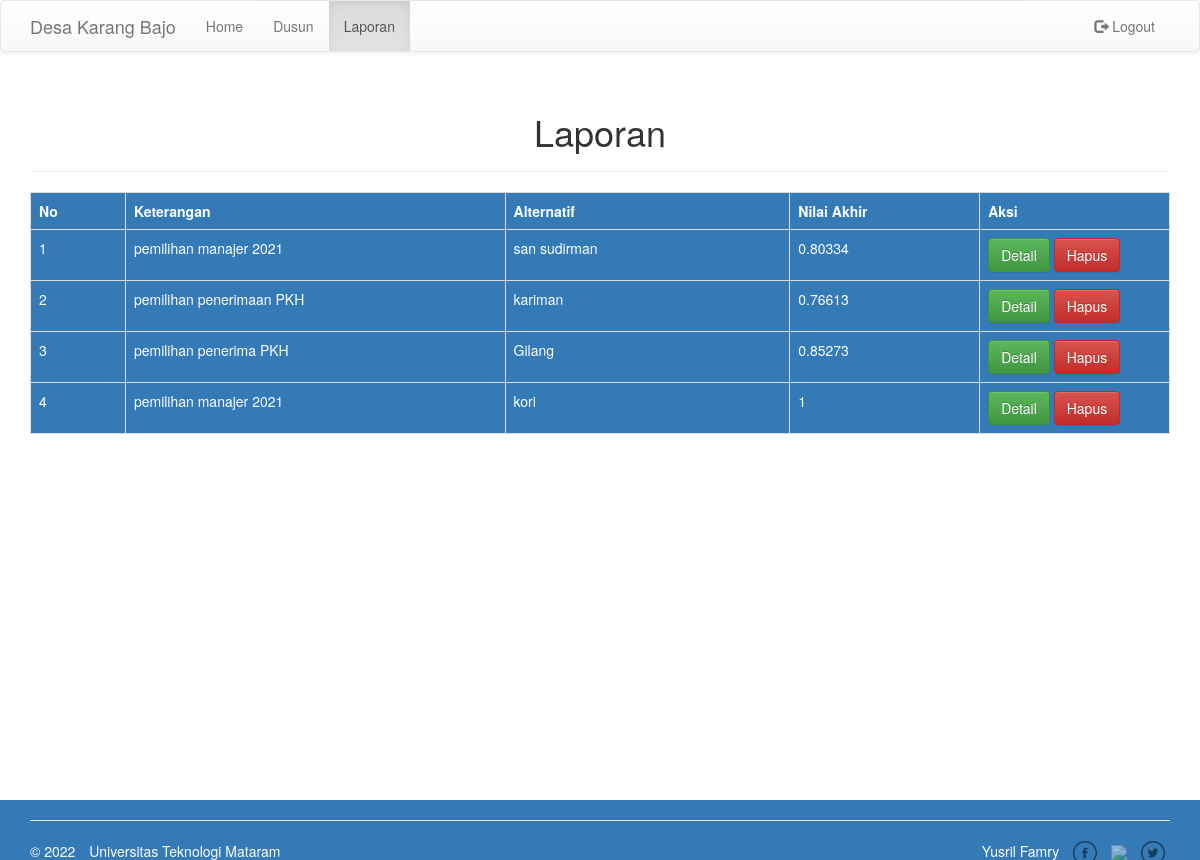
Screenshot of /laporan.php (signed in) with the database file from the repository.
### tables this page shows
CREATE TABLE `hasil` (
  `id_pemilihan` int(11) NOT NULL,
  `alternatif` varchar(255) NOT NULL,
  `v` double NOT NULL
);

CREATE TABLE `pemilihan` (
  `id` int(11) NOT NULL,
  `keterangan` varchar(255) NOT NULL,
  `tanggal` date NOT NULL,
  `status` varchar(20) NOT NULL
);

### laporan.php (the view, shortened to what this page needs)
<?php
require './includes/config.php';
$req = $dbc->prepare("SELECT * FROM pemilihan a INNER JOIN hasil b ON a.id = b.id_pemilihan");
$req->execute();
$pemilihan = $req->fetchAll();
include './includes/header.php';
?>
<div class="col-md-12">
    <div class="page-header text-center">
        <h1>Laporan</h1>
    </div>
    <?php
    if ($pemilihan) {
    ?>
    <table class="table table-bordered bg-primary">
        <tr>
            <th class="col-md-1">No</th>
            <th class="col-md-4">Keterangan</th>
            <th class="col-md-3">Alternatif</th>
            <th class="col-md-2">Nilai Akhir</th>
            <th class="col-md-2">Aksi</th>
        </tr>
        <?php
        for($i = 0; $i < count($pemilihan); $i++) {
            echo '<tr>
                <td>'.($i+1).'</td>
                <td>'.$pemilihan[$i]['keterangan'].'</td>
                <td>'.$pemilihan[$i]['alternatif'].'</td>
                <td>'.$pemilihan[$i]['v'].'</td>
                <td>
                    <a href="detail-laporan.php?id='.$pemilihan[$i]['id'].'" class="btn btn-success">Detail</a>
                    <a href="hapus-laporan.php?id='.$pemilihan[$i]['id'].'" class="btn btn-danger">Hapus</a>
                </td>
            </tr>';
        }
        ?>
    </table>
    <?php
    } else {
        echo '<div class="well well-lg text-center">
                <strong>Tidak ada data yang disimpan.</strong>
            </div>';
    }
    ?>
</div>
<?php
include './includes/footer.php';
?>

### includes/header.php (shortened to what this page needs)
<!DOCTYPE html>
<html>
<head>
    <link rel="stylesheet" href="css/bootstrap.min.css" type="text/css" />
    <link rel="stylesheet" type="text/css" href="css/bootstrap-theme.min.css">
    <link rel="stylesheet" href="css/styles.css" type="text/css" />
</head>
<body>
    <nav class="navbar navbar-default">
        <div class=" container ">
        <div class="navbar-header">
            <a class="navbar-brand" href="index.php">Desa Karang Bajo</a>
        </div>
        <div class="collapse navbar-collapse" id="bs-example-navbar-collapse-1">
            <ul class="nav navbar-nav">
                <?php
                $pages = array(
                    'Home' => 'index.php',
                );
                if (isset($_SESSION['admin'])) {
                    $pages['Dusun'] = 'dusun.php';
                }
                if (isset($_SESSION['admin'])) {
                    $pages['Laporan'] = 'laporan.php';
                }
                $this_page = basename($_SERVER['PHP_SELF']);
                foreach ($pages as $key => $value) {
                    echo '<li';
                    if ($this_page == $value) {
                        echo ' class="active"';
                    }
                    echo '><a href="' . $value . '">' . $key . '</a></li>';
                }
                ?>
            </ul>
            <ul class="nav navbar-nav navbar-right">
                <?php
                if (isset($_SESSION['admin'])) {
                    echo '<li><a href="logout.php"><span class="glyphicon glyphicon-log-out" aria-hidden="true"></span> Logout</a></li>';
                }
                ?>
            </ul>
        </div>
        </div>
    </nav>
    <div class="container">
        <div class="row">

### includes/footer.php
</div>
</div>
<footer class="footer bg-primary">
    <div class="container">
        <hr>
        <ul class="list-inline pull-right">
            <li>Yusril Famry</li>
            <li><a href="#" target="_blank"><img src="img/facebook.png" class="sosmed"></a></li>
            <li><a href="#" target="_blank"><img src="img/github.png" class="sosmed"></a></li>
            <li><a href="#" target="_blank"><img src="img/twitter.png" class="sosmed"></a></li>
        </ul>
        <ul class="list-inline">
            <li>&copy; 2022</li>
            <li>Universitas Teknologi Mataram</li>
        </ul>
    </div>
</footer>
</body>
</html>

### css/styles.css (style rules this page uses)
html { position: relative; min-height: 100%; }
body { margin-bottom: 60px; }
.footer { position: absolute; bottom: 0; width: 100%; height: 60px; }
.sosmed { opacity: .5; }

### rows the page displays
hasil: id_pemilihan.keterangan "pemilihan manajer 2021", alternatif "san sudirman", v "0.80334"
hasil: id_pemilihan.keterangan "pemilihan penerimaan PKH", alternatif "kariman", v "0.76613"
hasil: id_pemilihan.keterangan "pemilihan penerima PKH", alternatif "Gilang", v "0.85273"
hasil: id_pemilihan.keterangan "pemilihan manajer 2021", alternatif "kori", v "1"

### other values shown
$key "Home"
$key "Dusun"
$key "Laporan"
